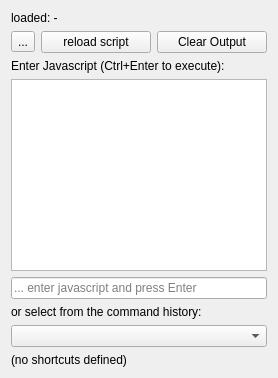
       <widget class="QWidget" name="scriptPage">
        <attribute name="title">
         <string>Scripting</string>
        </attribute>
        <layout class="QVBoxLayout" name="verticalLayout_8">
         <item>
          <widget class="QLabel" name="scriptActiveScriptFile">
           <property name="sizePolicy">
            <sizepolicy hsizetype="Expanding" vsizetype="Preferred">
             <horstretch>0</horstretch>
             <verstretch>0</verstretch>
            </sizepolicy>
           </property>
           <property name="text">
            <string>loaded: -</string>
           </property>
          </widget>
         </item>
         <item>
          <layout class="QHBoxLayout" name="horizontalLayout_4">
           <item>
            <widget class="QToolButton" name="selectJavaScript">
             <property name="toolTip">
              <string>Select a javascript file and load it.</string>
             </property>
             <property name="text">
              <string>...</string>
             </property>
             <property name="icon">
              <iconset resource="res/iland.qrc">
               <normaloff>:/document-open.png</normaloff>:/document-open.png</iconset>
             </property>
            </widget>
           </item>
           <item>
            <widget class="QPushButton" name="reloadJavaScript">
             <property name="text">
              <string>reload script</string>
             </property>
            </widget>
           </item>
           <item>
            <widget class="QPushButton" name="pushButton">
             <property name="text">
              <string>Clear Output</string>
             </property>
            </widget>
           </item>
          </layout>
         </item>
         <item>
          <widget class="QLabel" name="label_5">
           <property name="toolTip">
            <string>&lt;html&gt;&lt;head/&gt;&lt;body&gt;&lt;p&gt;Below is a minimalistic Javascript Editor.&lt;/p&gt;&lt;p&gt;Use Ctrl+Enter to execute the current line of code, or a selection.&lt;/p&gt;&lt;/body&gt;&lt;/html&gt;</string>
           </property>
           <property name="text">
            <string>Enter Javascript (Ctrl+Enter to execute):</string>
           </property>
          </widget>
         </item>
         <item>
          <widget class="JSTextArea" name="scriptCode"/>
         </item>
         <item>
          <widget class="QLineEdit" name="scriptCommand">
           <property name="placeholderText">
            <string>... enter javascript and press Enter</string>
           </property>
          </widget>
         </item>
         <item>
          <widget class="QLabel" name="label_9">
           <property name="text">
            <string>or select from the command history:</string>
           </property>
          </widget>
         </item>
         <item>
          <widget class="QComboBox" name="scriptCommandHistory"/>
         </item>
         <item>
          <widget class="QLabel" name="lJSShortcuts">
           <property name="text">
            <string>&lt;html&gt;&lt;head/&gt;&lt;body&gt;&lt;p&gt;(no shortcuts defined)&lt;/p&gt;&lt;/body&gt;&lt;/html&gt;</string>
           </property>
           <property name="textFormat">
            <enum>Qt::RichText</enum>
           </property>
          </widget>
         </item>
        </layout>
       </widget>
